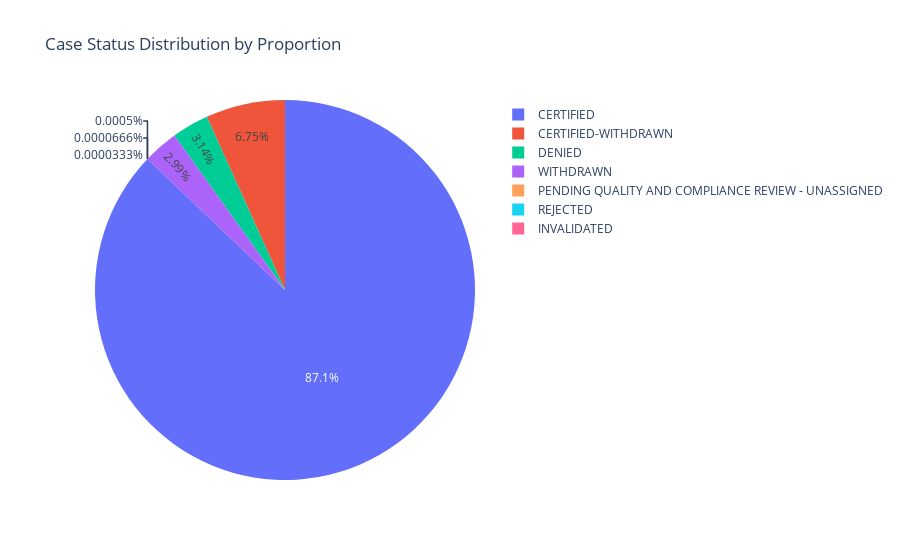

Notebook code cell kept with this figure:
### Code cell
fig = px.pie(
    case_counts,
    names='CASE_STATUS',
    values='Count',
    title='Case Status Distribution by Proportion'
)
fig.show()

### Figure 1 — Plotly figure (JSON) as saved in the notebook; plotly's stock layout.template omitted (floating-point values rounded to 4 significant figures)
{"data": [{"domain": {"x": [0, 1], "y": [0, 1]}, "hovertemplate": "CASE_STATUS=%{label}<br>Count=%{value}<extra></extra>", "labels": ["CERTIFIED", "CERTIFIED-WITHDRAWN", "DENIED", "WITHDRAWN", "PENDING QUALITY AND COMPLIANCE REVIEW - UNASSIGNED", "REJECTED", "INVALIDATED"], "legendgroup": "", "name": "", "showlegend": true, "type": "pie", "values": [2615623, 202659, 94346, 89812, 15, 2, 1]}], "layout": {"autosize": true, "legend": {"tracegroupgap": 0}, "title": {"text": "Case Status Distribution by Proportion"}}}
